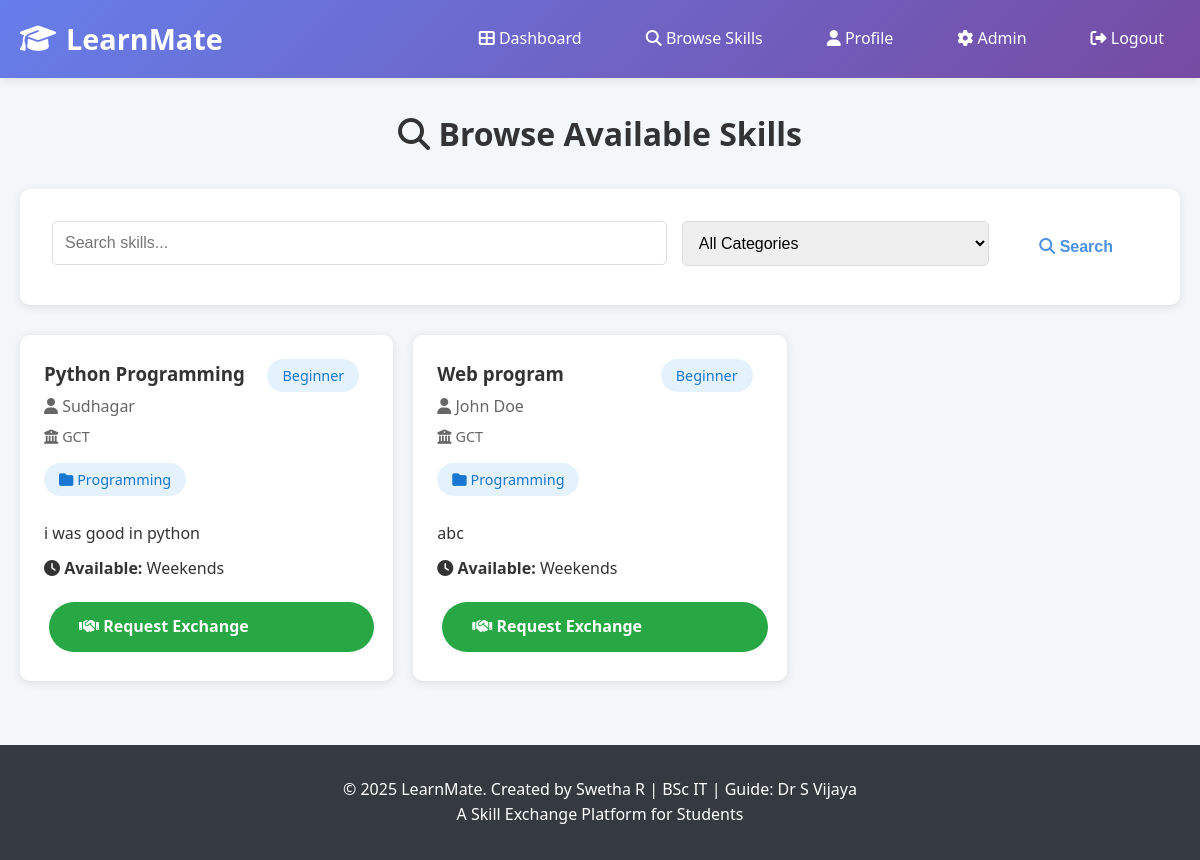
The page /browse_skills (signed in) on the database its author committed.
### app.py (models this page shows)
class Skill(db.Model):
    id = db.Column(db.Integer, primary_key=True)
    user_id = db.Column(db.Integer, db.ForeignKey('user.id'), nullable=False)
    skill_name = db.Column(db.String(100), nullable=False)
    category = db.Column(db.String(50), nullable=False)
    proficiency_level = db.Column(db.String(50), nullable=False)
    description = db.Column(db.Text)
    availability = db.Column(db.String(200))
    created_at = db.Column(db.DateTime, default=datetime.utcnow)

class User(db.Model):
    id = db.Column(db.Integer, primary_key=True)
    username = db.Column(db.String(80), unique=True, nullable=False)
    email = db.Column(db.String(120), unique=True, nullable=False)
    password = db.Column(db.String(200), nullable=False)
    full_name = db.Column(db.String(100), nullable=False)
    college = db.Column(db.String(100))
    department = db.Column(db.String(100))
    year = db.Column(db.String(20))
    is_admin = db.Column(db.Boolean, default=False)
    created_at = db.Column(db.DateTime, default=datetime.utcnow)
    skills_offered = db.relationship('Skill', backref='user', lazy=True, foreign_keys='Skill.user_id')
    skills_wanted = db.relationship('SkillRequest', backref='user', lazy=True)
    exchanges_initiated = db.relationship('Exchange', foreign_keys='Exchange.initiator_id', backref='initiator', lazy=True)
    exchanges_received = db.relationship('Exchange', foreign_keys='Exchange.receiver_id', backref='receiver', lazy=True)

### app.py (the view)
@app.route('/browse_skills')
@login_required
def browse_skills():
    category = request.args.get('category', '')
    search = request.args.get('search', '')
    query = Skill.query.filter(Skill.user_id != session['user_id'])
    if category:
        query = query.filter_by(category=category)
    if search:
        query = query.filter(Skill.skill_name.ilike(f'%{search}%'))
    skills = query.all()
    categories = db.session.query(Skill.category).distinct().all()
    return render_template('browse_skills.html', skills=skills, categories=categories)

### app.py (called while the page is built)
def login_required(f):
    @wraps(f)
    def decorated_function(*args, **kwargs):
        if 'user_id' not in session:
            flash('Please login to access this page.', 'warning')
            return redirect(url_for('login'))
        return f(*args, **kwargs)
    return decorated_function

### templates/browse_skills.html (shortened to what this page needs)
{% extends "base.html" %}
{% block content %}
<div class="container" style="margin-top: 30px;">
    <h1 style="text-align: center; margin-bottom: 30px;">
        <i class="fas fa-search"></i> Browse Available Skills
    </h1>
    <div class="card" style="margin-bottom: 30px;">
        <div class="card-body">
            <form method="GET" action="{{ url_for('browse_skills') }}" style="display: grid; grid-template-columns: 2fr 1fr auto; gap: 15px;">
                <div class="form-group" style="margin: 0;">
                    <input type="text" class="form-control" id="searchSkills" name="search"
                           placeholder="Search skills..." value="{{ request.args.get('search', '') }}">
                </div>
                <div class="form-group" style="margin: 0;">
                    <select class="form-control" id="categoryFilter" name="category">
                        <option value="">All Categories</option>
                    </select>
                </div>
                <button type="submit" class="btn btn-primary">
                    <i class="fas fa-search"></i> Search
                </button>
            </form>
        </div>
    </div>
    {% if skills %}
        <div style="display: grid; grid-template-columns: repeat(auto-fill, minmax(350px, 1fr)); gap: 20px;">
            {% for skill in skills %}
                <div class="skill-card" data-category="{{ skill.category }}">
                    <div style="display: flex; justify-content: space-between; align-items: start;">
                        <div>
                            <h3 class="skill-name">{{ skill.skill_name }}</h3>
                            <p style="margin: 5px 0; color: #666;">
                                <i class="fas fa-user"></i> {{ skill.user.full_name }}
                            </p>
                            {% if skill.user.college %}
                                <p style="margin: 5px 0; color: #666; font-size: 0.9rem;">
                                    <i class="fas fa-university"></i> {{ skill.user.college }}
                                </p>
                            {% endif %}
                        </div>
                        <span class="skill-badge badge-{{ skill.proficiency_level|lower }}">
                            {{ skill.proficiency_level }}
                        </span>
                    </div>
                    <span class="skill-badge" style="background: #e3f2fd; color: #1976d2; margin-top: 10px;">
                        <i class="fas fa-folder"></i> {{ skill.category }}
                    </span>
                    <p class="skill-description" style="margin-top: 15px;">{{ skill.description or 'No description provided.' }}</p>
                    {% if skill.availability %}
                        <p style="margin-top: 10px;">
                            <i class="fas fa-clock"></i> <strong>Available:</strong> {{ skill.availability }}
                        </p>
                    {% endif %}
                    <div style="margin-top: 15px;">
                        <a href="{{ url_for('initiate_exchange', skill_id=skill.id) }}"
                           class="btn btn-success" style="width: 100%;">
                            <i class="fas fa-handshake"></i> Request Exchange
                        </a>
                    </div>
                </div>
            {% endfor %}
        </div>
    {% endif %}
</div>
{% endblock %}

### static/css/style.css (style rules this page uses)
* { margin: 0; padding: 0; box-sizing: border-box; }
:root { --primary-color: #4a90e2; --secondary-color: #357abd; --success-color: #28a745; --danger-color: #dc3545; --warning-color: #ffc107; --info-color: #17a2b8; --dark-color: #343a40; --light-color: #f8f9fa; --gradient: linear-gradient(135deg, #667eea 0%, #764ba2 100%); }
body { font-family: 'Segoe UI', Tahoma, Geneva, Verdana, sans-serif; line-height: 1.6; color: #333; background-color: #f4f7f9; }
.container { max-width: 1200px; margin: 0 auto; padding: 0 20px; }
.btn { display: inline-block; padding: 12px 30px; margin: 5px; border: none; border-radius: 50px; cursor: pointer; font-size: 1rem; text-decoration: none; transition: all 0.3s ease; font-weight: 600; }
.btn-primary { background-color: white; color: var(--primary-color); }
.btn-success { background-color: var(--success-color); color: white; }
.form-group { margin-bottom: 1.5rem; }
.form-control { width: 100%; padding: 12px; border: 1px solid #ddd; border-radius: 5px; font-size: 1rem; transition: border-color 0.3s ease; }
.card { background: white; border-radius: 10px; box-shadow: 0 2px 10px rgba(0,0,0,0.1); overflow: hidden; margin-bottom: 2rem; }
.card-body { padding: 2rem; }
.skill-card { background: white; border-radius: 10px; box-shadow: 0 2px 10px rgba(0,0,0,0.1); padding: 1.5rem; margin-bottom: 1rem; transition: transform 0.3s ease; }
.skill-badge { display: inline-block; padding: 5px 15px; border-radius: 20px; font-size: 0.9rem; margin-right: 10px; margin-bottom: 10px; }
.badge-beginner { background-color: #e3f2fd; color: #1976d2; }

### rows shown on the page
Skill: skill_name "Python Programming", user.full_name "Sudhagar", user.college "GCT", proficiency_level "Beginner", category "Programming", description "i was good in python", availability "Weekends"
Skill: skill_name "Web program", user.full_name "John Doe", user.college "GCT", proficiency_level "Beginner", category "Programming", description "abc", availability "Weekends"
